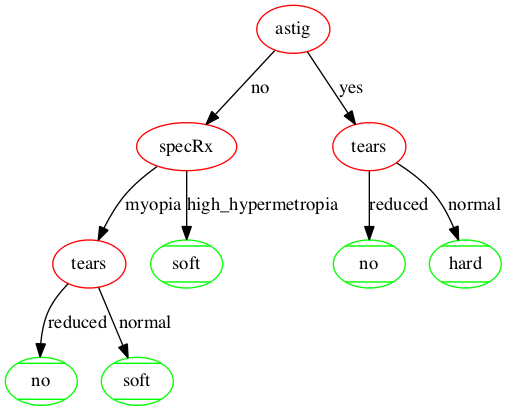

Write Python code to recreate this figure.

from scipy import spatial as sp
import numpy as np
import sys
import operator 
import math

'''
Auxiliary function that process each line
'''
def process_line(line):
    line = line.rstrip('\n');
    elements = line.split(",");
    return elements;

'''
Function that reads the lines of a file given, processes each line and returns a list with the processed data of these.

Arguments:
           filename -- string that identifies the file to process.


Returns: 
           A list whose lenght are the same as the lines processed and that contains one list for each line processed with their dates.
'''
def elems(indice,elem) :
    return elem.index(indice);

def read_file(filename):
    file = open(filename,'r');
    lines = file.readlines();
    attrs = process_line(lines[0]);
    instances = map(process_line,lines[1::]);
    attrib_dic = {};
    classes = [];
    for i in xrange(len(attrs)) :
         valores = [];
         for inst in instances :
             valor = inst[i];
             if valores.count(valor) == 0 :
                 valores.append(valor);
         if i < len(attrs)-1 :
             attrib_dic[attrs[i]] = (i,valores);
         else :
             classes = valores;
    return (instances,attrib_dic,classes);

class ID3():
    def __init__(self) :
          self.id = 0;

    def actualizarId(self):
          self.id += 1;
          return (self.id -1);

    def id3(self,inst,attrib_dic,classes,candidates):
        numClass = len(attrib_dic);
        max = 0;
        for c in classes :
            encontrado = True;
            count = 0;
            for i in inst:
                if i[numClass] != c :
                    encontrado = False; 
                else:
                    count = count + 1;
            if encontrado :
                return Tree(c,None,self.actualizarId());
            else :
                if count > max :
                    claseModa = c;
        if not(encontrado) :
            if candidates == []:
                return Tree(claseModa,None,self.actualizarId());
            else :
                    atrib = self.elegirMejorAtributo(inst,attrib_dic,classes,candidates);
                    candidates.remove(atrib);
                    candidatos_n = candidates[:];
                    arbol = Tree(atrib,None,self.actualizarId());
                    children = [];
                    (loc_atrib,values_atrib) = attrib_dic[atrib];
                    dict = self.crearParticion(inst,loc_atrib,values_atrib);
                    for c in values_atrib :
                        (long,inst_n) = dict[c];
                        if long == 0 :
                            child = Tree(claseModa,c,self.actualizarId);
                        else :
                            child = self.id3(inst_n,attrib_dic,classes,candidatos_n);
                            child.tag = c;
                            child.id = self.actualizarId();
                        children.append(child);
                    arbol.children = children;
        return arbol;

    def elegirMejorAtributo(self,insts,attrib_dic,classes,candidates):
        entr_start = self.entropia(insts,len(attrib_dic),classes);
        max = 0;
        for attrib in candidates:
            (loc,values) = attrib_dic[attrib];
            dict = self.crearParticion(insts,loc,values);
            entr_end = 0.0;
            for c in dict.keys() :
                (num,insts_local) = dict[c];
                entr_local = self.entropia(insts_local,len(attrib_dic),classes);
                entr_end += (num*1.0/len(insts))*entr_local;
            dif = entr_start - entr_end;
            if dif >= max :
                max = dif;
                attrib_n = attrib;
        return attrib_n;
       
    def crearParticion(self,inst,loc,values):
        dict = {};
        for c in values :
            dict[c]=(0,[]);
        for i in inst:
            (ind,instances)=dict[i[loc]];
            ind += 1;
            instances.append(i);
            dict[i[loc]]=(ind,instances);
        return dict;

    def entropia(self,inst,loc_atrib,classes):
        dict = self.crearParticion(inst,loc_atrib,classes);
        N = len(inst)*1.0;
        entropia = 0;
        for c in classes :
            (si,instances) = dict[c];
            if si != 0 :
                entropia -= si/N*math.log(si/N,2);
        return entropia;

    def calcularInstancias(self,valor,atrib,instancias):
        instancias_n = [];
        for inst in instancias :
            if inst[atrib] == valor :
                instancias_n.append(inst);
        return instancias_n;

class Tree:
    def __init__(self) :
        self.root = None;
        self.children = [];
        self.tag = None;
        self.id = 0;
    def __init__(self,root,tag,id):
        self.root = root;
        self.tag = tag;
        self.id = id;
        self.children = [];

    def display(self,i) :
        if self.children == []:
            print tab(i+2),"Clase: ", self.root;
        else :
            print tab(i),"Atributo: ", self.root;
            for child in self.children:
                print tab(i+1),"con valor: ", child.tag;
                child.display(i+2);
      
    def esHoja(self):
        return self.children == [];
    def generatedot(self,fo):
        fo.write("digraph id3{ \n");
        self.generategraph(fo,0);
        fo.write("}");
    def generategraph(self,fo,level):
        if self.esHoja() :
            fo.write("n_%s [style=diagonals,color=green,label=\"%s\"];\n"%(self.id,self.root));
        else :
            fo.write("n_%s [style=solid,color=red,label=\"%s\"];\n"%(self.id,self.root));
            i = 0;
            for child in self.children:
                new_level = i;
                fo.write("n_%s -> n_%s [label=\"%s\"];\n"%(self.id,child.id,child.tag));
                child.generategraph(fo,new_level);
                i += 1;
def tab(i):
    cad="";
    for e in xrange(i):
        cad+="\t";
    return cad;

if __name__ == "__main__":
    algorithm = ID3();
    (inst,attrib_dic,classes) = read_file(sys.argv[1]);
    print attrib_dic
    a = algorithm.id3(inst,attrib_dic,classes,attrib_dic.keys());
    a.display(0);
    fo = open("id3.dot", "wb");
    a.generatedot(fo);
